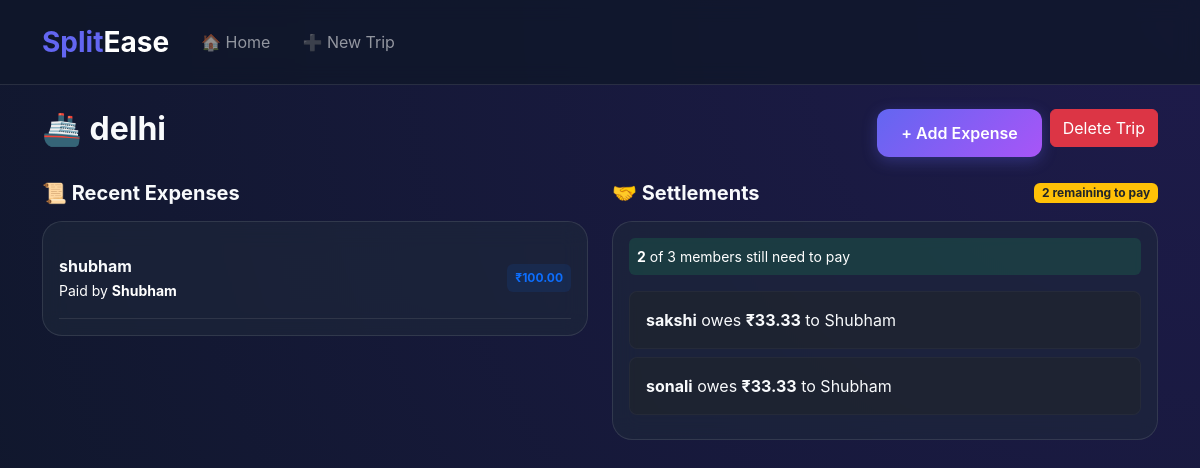
The page /trip/7/ on the database its author committed.
### expenses/models.py (models this page shows, shortened)
class Trip(models.Model):
    name = models.CharField(max_length=100)
    description = models.TextField(null=True,blank=True)
    members = models.ManyToManyField(User, related_name="trips")
    created_by = models.ForeignKey(User, on_delete=models.CASCADE, related_name="created_trips", null=True, blank=True)
    created_at = models.DateTimeField(auto_now_add=True,null=True, blank=True)

class Expense(models.Model):
    CATEGORIES = [
        ('Food', 'Food'),
        ('Travel', 'Travel'),
        ('Stay', 'Stay'),
        ('Other', 'Other'),
    ]
    trip = models.ForeignKey(Trip, on_delete=models.CASCADE, related_name="expenses")
    amount = models.DecimalField(max_digits=10, decimal_places=2)
    paid_by = models.ForeignKey(User, on_delete=models.CASCADE)
    category = models.CharField(max_length=50, choices=CATEGORIES)
    description = models.CharField(max_length=255)
    date = models.DateField(auto_now_add=True,null=True, blank=True)

class Debt(models.Model):
    trip = models.ForeignKey(Trip, on_delete=models.CASCADE)
    from_user = models.ForeignKey(User, related_name="debts_to_pay", on_delete=models.CASCADE)
    to_user = models.ForeignKey(User, related_name="debts_to_receive", on_delete=models.CASCADE)
    amount = models.DecimalField(max_digits=10, decimal_places=2, default=0)
    class Meta:
        unique_together = ('trip', 'from_user', 'to_user')

### expenses/views.py (the view)
# urls.py: path('trip/<int:trip_id>/', views.trip_dashboard, name='trip_dashboard'),
def trip_dashboard(request, trip_id):
    trip = get_object_or_404(Trip, id=trip_id)
    debts = Debt.objects.filter(trip=trip).exclude(amount=0)
    simplified_debts = []
    for debt in debts:
        whatsapp_number = None
        try:
            trip_member = TripMember.objects.get(trip=trip, user=debt.from_user)
            whatsapp_number = trip_member.whatsapp_number
        except TripMember.DoesNotExist:
            try:
                trip_member = TripMember.objects.get(trip=trip, name=debt.from_user.username)
                whatsapp_number = trip_member.whatsapp_number
            except TripMember.DoesNotExist:
                whatsapp_number = None
        debtor_name = debt.from_user.first_name if debt.from_user.first_name else debt.from_user.username
        creditor_name = debt.to_user.first_name if debt.to_user.first_name else debt.to_user.username
        message = f"Hey {debtor_name}, just a friendly nudge from SplitEase! 🌍 Regarding our trip {trip.name}, {creditor_name} covered an expense and your share comes to ₹{debt.amount}. Check the home dashboard of SplitEase for the full breakdown whenever you're free. Thanks! 🤝"
        simplified_debts.append({
            'debtor': debt.from_user,
            'creditor': debt.to_user,
            'debtor_id': debt.from_user.id,
            'creditor_id': debt.to_user.id,
            'amount': debt.amount,
            'whatsapp_number': whatsapp_number,
            'message': message,
        })
    remaining_to_pay = len(simplified_debts)
    context = {
        'trip': trip,
        'simplified_debts': simplified_debts,
        'remaining_to_pay': remaining_to_pay,
        'total_members': trip.members.count(),
    }
    return render(request, 'expenses/dashboard.html', context)

### expenses/templates/expenses/dashboard.html (shortened to what this page needs)
{% extends 'base.html' %}
{% block content %}
<div class="d-flex justify-content-between align-items-center mb-4">
    <h2 class="fw-bold">🚢 {{ trip.name }}</h2>
    <div class="d-flex gap-2">
        <a href="{% url 'add_expense' trip.id %}" class="btn btn-primary">+ Add Expense</a>
        {% if trip.created_by == request.user or not trip.created_by %}
        <form method="post" action="{% url 'delete_trip' trip.id %}" onsubmit="return confirm('Are you sure you want to delete this trip?');" class="mb-0">
            <button type="submit" class="btn btn-danger">Delete Trip</button>
        </form>
        {% endif %}
    </div>
</div>
<div class="row g-4">
    <div class="col-md-6">
        <h5 class="fw-bold mb-3 ">📜 Recent Expenses</h5>
        <div class="card p-3">
            {% for exp in trip.expenses.all %}
            {% if exp.description != "Aagra" %}
            <div class="d-flex justify-content-between align-items-center py-3 border-bottom border-secondary border-opacity-25">
                <div>
                    <p class="fw-bold mb-0">{{ exp.description }}</p>
                    <small class="text-white">Paid by <strong class="text-white">{{ exp.paid_by.first_name|default:exp.paid_by.username }}</strong></small>
                </div>
                <span class="badge bg-primary bg-opacity-10 text-primary p-2">₹{{ exp.amount }}</span>
            </div>
            {% endif %}
            {% endfor %}
        </div>
    </div>
    <div class="col-md-6">
        <div class="d-flex justify-content-between align-items-center mb-3">
            <h5 class="fw-bold m-0">🤝 Settlements</h5>
            <span class="badge bg-warning text-dark">
                {{ remaining_to_pay }} remaining to pay
            </span>
        </div>
        <div class="card p-3">
            {% if simplified_debts %}
            <div class="d-flex justify-content-between align-items-center mb-3 p-2 bg-success bg-opacity-25 rounded">
                <small class="text-white">
                    <strong>{{ remaining_to_pay }}</strong> of {{ total_members }} members still need to pay
                </small>
            </div>
            {% endif %}
            {% for item in simplified_debts %}
            <div class="debt-row d-flex justify-content-between align-items-center p-3 bg-dark bg-opacity-50 rounded-3 mb-2 border border-secondary border-opacity-10">
                <div>
                    {% if request.user == item.debtor %}
                        <p class="mb-0 text-warning">You owe <strong>₹{{ item.amount|floatformat:2 }}</strong> to {{ item.creditor.first_name|default:item.creditor.username }}</p>
                    {% elif request.user == item.creditor %}
                        <p class="mb-0 text-info">{{ item.debtor.first_name|default:item.debtor.username }} owes you <strong>₹{{ item.amount|floatformat:2 }}</strong></p>
                    {% else %}
                        <p class="mb-0"><strong>{{ item.debtor.first_name|default:item.debtor.username }}</strong> owes <strong>₹{{ item.amount|floatformat:2 }}</strong> to {{ item.creditor.first_name|default:item.creditor.username }}</p>
                    {% endif %}
                </div>
            </div>
            {% empty %}
            <p class="text-center py-4">🎉 All settled up! No pending payments.</p>
            {% endfor %}
        </div>
    </div>
</div>
{% endblock %}

### static/css/style.css (style rules this page uses)
:root { --primary: #6366f1; --primary-hover: #4f46e5; --accent: #a855f7; --bg-dark: #0f172a; --glass-bg: rgba(30, 41, 59, 0.6); --glass-border: rgba(255, 255, 255, 0.1); --text-main: #f8fafc; --text-muted: #94a3b8; }
body { background: radial-gradient(circle at top right, #1e1b4b, #0f172a); background-attachment: fixed; color: var(--text-main); font-family: 'Inter', system-ui, -apple-system, sans-serif; min-height: 100vh; }
.card, .glass-card { background: var(--glass-bg) !important; backdrop-filter: blur(12px); -webkit-backdrop-filter: blur(12px); border: 1px solid var(--glass-border) !important; border-radius: 20px !important; color: var(--text-main) !important; transition: transform 0.3s ease, box-shadow 0.3s ease; }
.btn-primary { background: linear-gradient(135deg, var(--primary) 0%, var(--accent) 100%) !important; border: none !important; padding: 12px 24px !important; font-weight: 600 !important; border-radius: 12px !important; box-shadow: 0 4px 15px rgba(99, 102, 241, 0.3) !important; }

### rows shown on the page
Trip: name "delhi"
Expense: description "shubham", paid_by.first_name "Shubham", amount "100.00"

### other values the page prints
{{ remaining_to_pay }} "2"
{{ total_members }} "3"
{{ item.debtor.first_name|default:item.debtor.username }} "sakshi"
{{ item.amount|floatformat:2 }} "33.33"
{{ item.creditor.first_name|default:item.creditor.username }} "Shubham"
{{ item.debtor.first_name|default:item.debtor.username }} "sonali"
